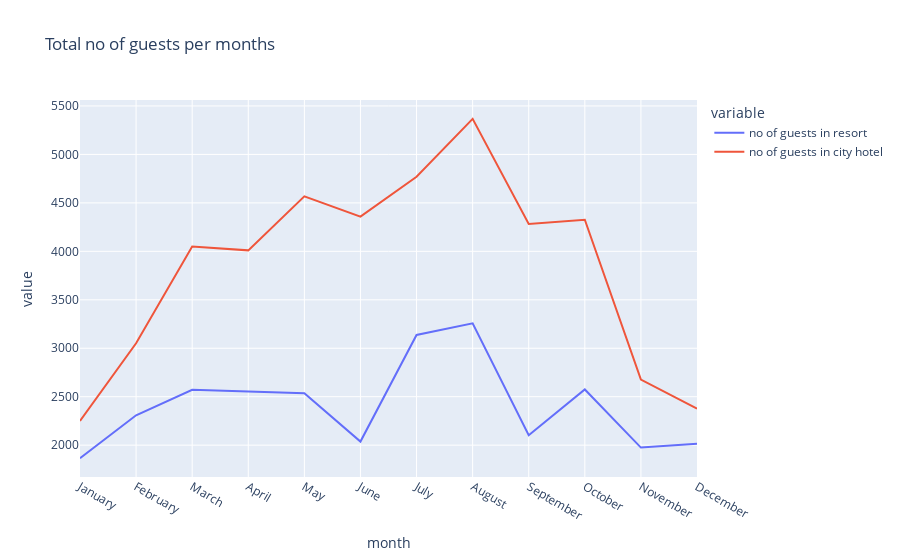

The notebook cell this image was saved under:
### Code cell
px.line(final_rush,x='month',y=['no of guests in resort', 'no of guests in city hotel'],title='Total no of guests per months')

### Figure 1 — Plotly figure (JSON) as saved in the notebook; plotly's stock layout.template omitted (floating-point values rounded to 4 significant figures)
{"data": [{"hovertemplate": "variable=no of guests in resort<br>month=%{x}<br>value=%{y}<extra></extra>", "legendgroup": "no of guests in resort", "line": {"color": "#636efa", "dash": "solid"}, "mode": "lines", "name": "no of guests in resort", "orientation": "v", "showlegend": true, "type": "scatter", "x": ["January", "February", "March", "April", "May", "June", "July", "August", "September", "October", "November", "December"], "xaxis": "x", "y": [1866, 2308, 2571, 2550, 2535, 2037, 3137, 3257, 2102, 2575, 1975, 2014], "yaxis": "y"}, {"hovertemplate": "variable=no of guests in city hotel<br>month=%{x}<br>value=%{y}<extra></extra>", "legendgroup": "no of guests in city hotel", "line": {"color": "#EF553B", "dash": "solid"}, "mode": "lines", "name": "no of guests in city hotel", "orientation": "v", "showlegend": true, "type": "scatter", "x": ["January", "February", "March", "April", "May", "June", "July", "August", "September", "October", "November", "December"], "xaxis": "x", "y": [2249, 3051, 4049, 4010, 4568, 4358, 4770, 5367, 4283, 4326, 2676, 2377], "yaxis": "y"}], "layout": {"legend": {"title": {"text": "variable"}, "tracegroupgap": 0}, "title": {"text": "Total no of guests per months"}, "xaxis": {"anchor": "y", "domain": [0, 1], "title": {"text": "month"}}, "yaxis": {"anchor": "x", "domain": [0, 1], "title": {"text": "value"}}}}
